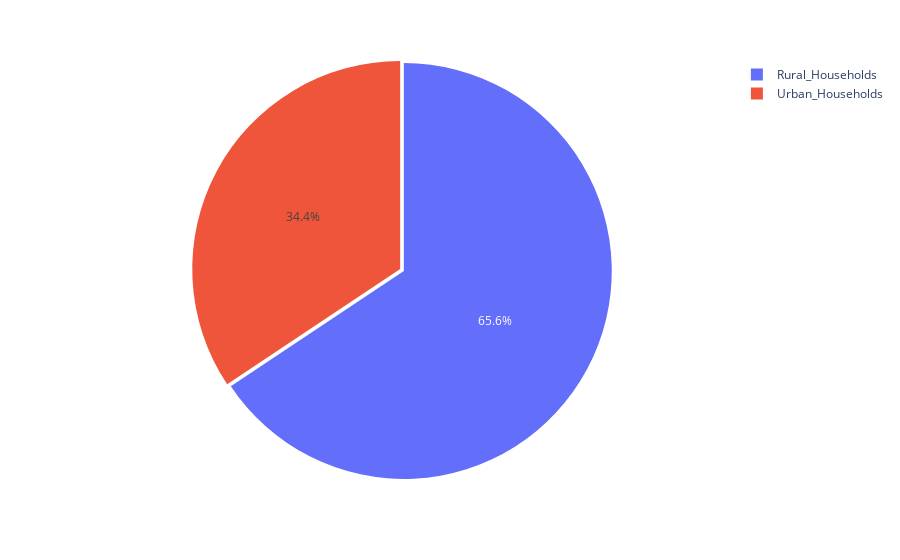

The notebook cell saved with this chart:
### Code cell
px.pie(data_frame=rural_urb, values='Pop',names='Type').update_traces(pull=[0.01, 0.01])

### Figure 1 — Plotly figure (JSON) as saved in the notebook; plotly's stock layout.template omitted (floating-point values rounded to 4 significant figures)
{"data": [{"domain": {"x": [0, 1], "y": [0, 1]}, "hovertemplate": "Type=%{label}<br>Pop=%{value}<extra></extra>", "labels": ["Rural_Households", "Urban_Households"], "legendgroup": "", "name": "", "pull": [0.01, 0.01], "showlegend": true, "type": "pie", "values": [10814472, 5660037]}], "layout": {"legend": {"tracegroupgap": 0}, "margin": {"t": 60}}}
